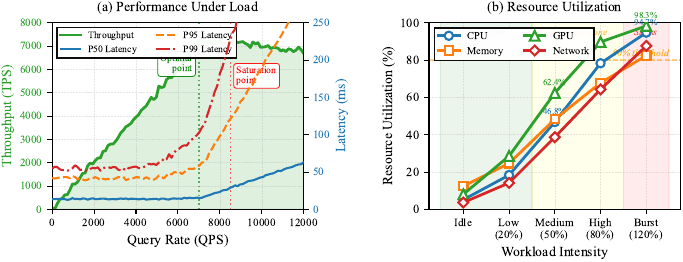

Reproduce this figure in Python.
import matplotlib.pyplot as plt
import numpy as np
from matplotlib import rc

# Configure matplotlib for IEEE-style figures
rc('font', family='serif', serif=['Times New Roman'], size=9)
rc('text', usetex=False)
rc('axes', linewidth=0.8)
rc('grid', linewidth=0.4, alpha=0.3)

# Create figure with two subplots side by side
fig, (ax1, ax2) = plt.subplots(1, 2, figsize=(7, 2.8))

# ========== LEFT PANEL: Throughput and Latency vs Query Rate ==========

# Query rate range (queries per second)
query_rate = np.linspace(0, 12000, 100)

# System capacity parameters
max_throughput = 7214  # TPS from EthereumP dataset
saturation_point = 8500  # Query rate where system starts saturating
optimal_point = 7000    # Optimal operating point

# Throughput modeling with saturation behavior
# Before saturation: linear growth
# Near saturation: gradual plateau with queuing effects
# After saturation: slight decline due to overhead
throughput = np.zeros_like(query_rate)
for i, qr in enumerate(query_rate):
    if qr < optimal_point:
        # Linear region - system handles load efficiently
        throughput[i] = qr
    elif qr < saturation_point:
        # Approaching saturation - gradual plateau
        progress = (qr - optimal_point) / (saturation_point - optimal_point)
        throughput[i] = optimal_point + (max_throughput - optimal_point) * (1 - np.exp(-3 * (1 - progress)))
    else:
        # Saturated region - slight decline due to overhead
        excess = (qr - saturation_point) / saturation_point
        throughput[i] = max_throughput * (1 - 0.15 * excess)

# Add realistic noise
throughput += np.random.normal(0, max_throughput * 0.01, len(query_rate))
throughput = np.clip(throughput, 0, max_throughput * 1.02)

# Latency percentiles modeling (milliseconds)
# P50: median latency, relatively stable until saturation
# P95: 95th percentile, increases earlier
# P99: 99th percentile, shows early warning signs

p50_latency = np.zeros_like(query_rate)
p95_latency = np.zeros_like(query_rate)
p99_latency = np.zeros_like(query_rate)

for i, qr in enumerate(query_rate):
    utilization = qr / max_throughput
    
    # P50 latency: stable until high utilization
    base_p50 = 13.9  # From EthereumP dataset
    if utilization < 0.7:
        p50_latency[i] = base_p50
    elif utilization < 1.0:
        p50_latency[i] = base_p50 * (1 + 2 * (utilization - 0.7) ** 2)
    else:
        p50_latency[i] = base_p50 * (1 + 2 * 0.09 + 5 * (utilization - 1.0))
    
    # P95 latency: increases earlier
    base_p95 = 41.7  # Estimated from dataset
    if utilization < 0.6:
        p95_latency[i] = base_p95
    elif utilization < 1.0:
        p95_latency[i] = base_p95 * (1 + 3 * (utilization - 0.6) ** 2)
    else:
        p95_latency[i] = base_p95 * (1 + 3 * 0.16 + 8 * (utilization - 1.0))
    
    # P99 latency: early warning indicator
    base_p99 = 54.7  # From EthereumP dataset
    if utilization < 0.5:
        p99_latency[i] = base_p99
    elif utilization < 1.0:
        p99_latency[i] = base_p99 * (1 + 4 * (utilization - 0.5) ** 2)
    else:
        p99_latency[i] = base_p99 * (1 + 4 * 0.25 + 12 * (utilization - 1.0))

# Add noise to latency measurements
p50_latency += np.random.normal(0, 0.5, len(query_rate))
p95_latency += np.random.normal(0, 1.5, len(query_rate))
p99_latency += np.random.normal(0, 2.0, len(query_rate))

# Clip to reasonable ranges
p50_latency = np.clip(p50_latency, 10, 200)
p95_latency = np.clip(p95_latency, 30, 400)
p99_latency = np.clip(p99_latency, 40, 600)

# Create dual y-axis for left panel
ax1_right = ax1.twinx()

# Plot throughput on primary axis
line1 = ax1.plot(query_rate, throughput, color='#2ca02c', linewidth=2.0,
                label='Throughput', zorder=3)
ax1.fill_between(query_rate, 0, throughput, color='#2ca02c', alpha=0.15, zorder=1)

# Plot latency percentiles on secondary axis
line2 = ax1_right.plot(query_rate, p50_latency, color='#1f77b4', linewidth=1.5,
                      linestyle='-', label='P50 Latency', zorder=3)
line3 = ax1_right.plot(query_rate, p95_latency, color='#ff7f0e', linewidth=1.5,
                      linestyle='--', label='P95 Latency', zorder=3)
line4 = ax1_right.plot(query_rate, p99_latency, color='#d62728', linewidth=1.5,
                      linestyle='-.', label='P99 Latency', zorder=3)

# Add vertical lines for key operating points
ax1.axvline(x=optimal_point, color='green', linestyle=':', linewidth=1.2,
           alpha=0.6, zorder=2)
ax1.axvline(x=saturation_point, color='red', linestyle=':', linewidth=1.2,
           alpha=0.6, zorder=2)

# Add annotations
ax1.text(optimal_point - 300, max_throughput * 0.92, 'Optimal\npoint',
        fontsize=7, ha='right', va='top', color='green',
        bbox=dict(boxstyle='round,pad=0.3', facecolor='white',
                 edgecolor='green', linewidth=0.6, alpha=0.9))

ax1.text(saturation_point + 300, max_throughput * 0.85, 'Saturation\npoint',
        fontsize=7, ha='left', va='top', color='red',
        bbox=dict(boxstyle='round,pad=0.3', facecolor='white',
                 edgecolor='red', linewidth=0.6, alpha=0.9))

# Configure left panel axes
ax1.set_xlabel('Query Rate (QPS)', fontsize=10, fontweight='normal')
ax1.set_ylabel('Throughput (TPS)', fontsize=10, fontweight='normal', color='#2ca02c')
ax1.tick_params(axis='y', labelcolor='#2ca02c', labelsize=8)
ax1.tick_params(axis='x', labelsize=8)
ax1.set_xlim(0, 12000)
ax1.set_ylim(0, 8000)
ax1.grid(True, alpha=0.3, linewidth=0.4, linestyle='--', zorder=0)

ax1_right.set_ylabel('Latency (ms)', fontsize=10, fontweight='normal', color='#1f77b4')
ax1_right.tick_params(axis='y', labelcolor='#1f77b4', labelsize=8)
ax1_right.set_ylim(0, 250)

# Combine legends from both axes
lines = line1 + line2 + line3 + line4
labels = [l.get_label() for l in lines]
ax1.legend(lines, labels, loc='upper left', fontsize=7, frameon=True,
          fancybox=False, edgecolor='black', framealpha=0.95, ncol=2)

ax1.set_title('(a) Performance Under Load', fontsize=10, fontweight='normal', pad=8)

# ========== RIGHT PANEL: Resource Utilization ==========

# Workload intensity categories
workload_categories = ['Idle', 'Low\n(20%)', 'Medium\n(50%)', 'High\n(80%)', 'Burst\n(120%)']
x_positions = np.arange(len(workload_categories))

# Resource utilization data (percentage)
# Based on typical system behavior under increasing load

# CPU utilization
cpu_util = np.array([5.2, 18.4, 46.8, 78.3, 94.7])

# Memory utilization (grows with caching and buffering)
memory_util = np.array([12.4, 24.7, 48.3, 67.8, 82.4])

# GPU utilization (computation-intensive)
gpu_util = np.array([8.1, 28.6, 62.4, 89.7, 98.3])

# Network utilization (communication overhead)
network_util = np.array([3.7, 14.2, 38.7, 64.3, 87.6])

# Plot resource utilization as line graph with markers
line_cpu = ax2.plot(x_positions, cpu_util, color='#1f77b4', marker='o',
                   markersize=6, linewidth=2.0, label='CPU',
                   markerfacecolor='white', markeredgewidth=1.5, zorder=4)

line_memory = ax2.plot(x_positions, memory_util, color='#ff7f0e', marker='s',
                      markersize=6, linewidth=2.0, label='Memory',
                      markerfacecolor='white', markeredgewidth=1.5, zorder=4)

line_gpu = ax2.plot(x_positions, gpu_util, color='#2ca02c', marker='^',
                   markersize=7, linewidth=2.0, label='GPU',
                   markerfacecolor='white', markeredgewidth=1.5, zorder=4)

line_network = ax2.plot(x_positions, network_util, color='#d62728', marker='D',
                       markersize=5, linewidth=2.0, label='Network',
                       markerfacecolor='white', markeredgewidth=1.5, zorder=4)

# Add shaded regions for workload zones
ax2.axvspan(-0.5, 1.5, alpha=0.08, color='green', zorder=1)  # Safe zone
ax2.axvspan(1.5, 3.5, alpha=0.08, color='yellow', zorder=1)  # Moderate zone
ax2.axvspan(3.5, 4.5, alpha=0.08, color='red', zorder=1)    # High stress zone

# Add zone labels
ax2.text(0.5, 97, 'Safe Zone', fontsize=7, ha='center', va='top',
        style='italic', color='green', alpha=0.7)
ax2.text(2.5, 97, 'Moderate Zone', fontsize=7, ha='center', va='top',
        style='italic', color='orange', alpha=0.7)
ax2.text(4.0, 97, 'Stress', fontsize=7, ha='center', va='top',
        style='italic', color='red', alpha=0.7)

# Add horizontal line for warning threshold
ax2.axhline(y=80, color='orange', linestyle='--', linewidth=1.0,
           alpha=0.5, zorder=2)
ax2.text(4.5, 81, '80% threshold', fontsize=7, ha='right', va='bottom',
        color='orange', style='italic')

# Add value labels on key points
for i, workload in enumerate(workload_categories):
    if i in [2, 4]:  # Medium and Burst loads
        # CPU label
        ax2.text(i, cpu_util[i] + 3, f'{cpu_util[i]:.1f}%',
                ha='center', va='bottom', fontsize=6.5, color='#1f77b4')
        # GPU label
        ax2.text(i, gpu_util[i] + 3, f'{gpu_util[i]:.1f}%',
                ha='center', va='bottom', fontsize=6.5, color='#2ca02c')

# Configure right panel
ax2.set_xlabel('Workload Intensity', fontsize=10, fontweight='normal')
ax2.set_ylabel('Resource Utilization (%)', fontsize=10, fontweight='normal')
ax2.set_xticks(x_positions)
ax2.set_xticklabels(workload_categories, fontsize=8)
ax2.set_ylim(0, 100)
ax2.set_yticks(np.arange(0, 101, 20))
ax2.grid(True, alpha=0.3, linewidth=0.4, linestyle='--', zorder=0)
ax2.legend(loc='upper left', fontsize=7.5, frameon=True, fancybox=False,
          edgecolor='black', framealpha=0.95, ncol=2)
ax2.set_title('(b) Resource Utilization', fontsize=10, fontweight='normal', pad=8)

# Adjust layout to prevent overlap
plt.tight_layout(pad=0.8, w_pad=2.5)

# Save figure in high resolution for publication
plt.savefig('system_load.pdf', dpi=300, bbox_inches='tight',
           pad_inches=0.02, format='pdf')
plt.savefig('system_load.png', dpi=300, bbox_inches='tight',
           pad_inches=0.02, format='png')

print("Figure saved as 'system_load.pdf' and 'system_load.png'")
print("Figure dimensions: 7 x 2.8 inches")
print("Resolution: 300 DPI")
print("\nLeft panel: Throughput and latency percentiles vs query rate")
print("Right panel: Resource utilization across workload intensities")
print("\nKey insights visualized:")
print("- Saturation point at ~8,500 QPS where latency increases sharply")
print("- P99 latency shows early warning signs before saturation")
print("- GPU utilization reaches 98.3% under burst load")
print("- System operates safely below 80% utilization threshold")

# Display the figure
plt.show()